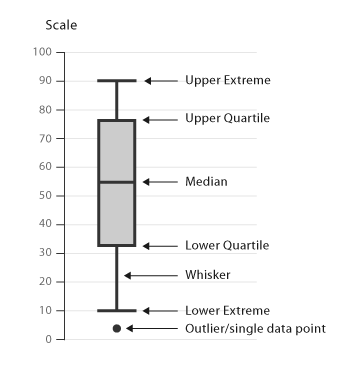
#> input picture Matplotlib/box_plot.png, 350 x 367 px
$ jupyter execute --allow-errors Matplotlib.ipynb
#> lines starting #> are read from the running program, lines starting #| are printed output that depends on the picture
# Matplotlib

[cell 1]
import matplotlib.pyplot as plt
import numpy as np
import pandas as pd

### Simple Graph

[cell 2]
x = [0,1,2,3,4]
y = [0,2,4,6,8]

# Resize your Graph (dpi specifies pixels per inch. When saving probably should use 300 if possible)
plt.figure(figsize=(8,5), dpi=100)

# Line 1

# Keyword Argument Notation
#plt.plot(x,y, label='2x', color='red', linewidth=2, marker='.', linestyle='--', markersize=10, markeredgecolor='blue')

# Shorthand notation
# fmt = '[color][marker][line]'
plt.plot(x,y, 'b^--', label='2x') # color=b,marker=^,line=--

## Line 2

# select interval we want to plot points at
x2 = np.arange(0,4.5,0.5)

# Plot part of the graph as line
plt.plot(x2[:6], x2[:6]**2, 'r', label='X^2')

# Plot remainder of graph as a dot
plt.plot(x2[5:], x2[5:]**2, 'r--')

# Add a title (specify font parameters with fontdict)
plt.title('Graph', fontdict={'fontname': 'Comic Sans MS', 'fontsize': 20})

# X and Y labels
plt.xlabel('X Axis')
plt.ylabel('Y Axis')

# X, Y axis Tickmarks (scale of your graph)
plt.xticks([0,1,2,3,4,])
#plt.yticks([0,2,4,6,8,10])

# Add a legend
plt.legend()

# Save figure (dpi 300 is good when saving so graph has high resolution)
plt.savefig('mygraph.png', dpi=300)
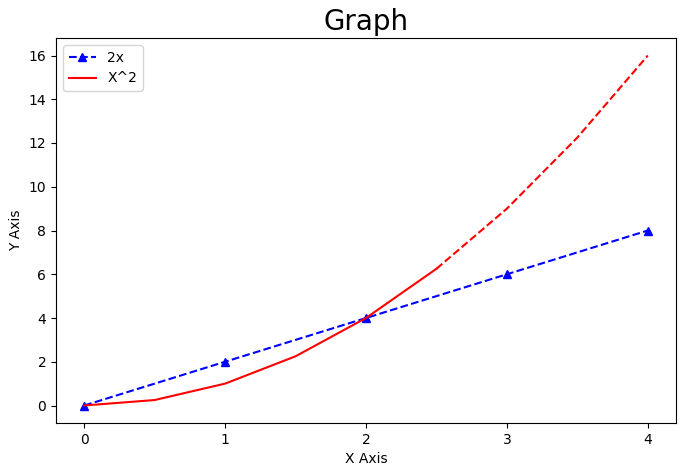
#> figure drawn by matplotlib, 1 panel

# Show plot
plt.show()

### Bar Chart

[cell 3]
labels = ['A', 'B', 'C']
values = [1,4,2]

plt.figure(figsize=(5,3), dpi=100)

bars = plt.bar(labels, values)

patterns = ['/', 'O', '*']
for bar in bars:
    bar.set_hatch(patterns.pop(0))

plt.savefig('barchart.png', dpi=300)
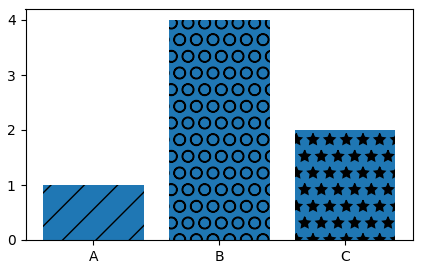
#> figure drawn by matplotlib, 1 panel; tallest bar 4 high, from x = 0.6 to 1.4

plt.show()

### Line Graph

#> (a cell that did not finish here is left out)

### Load Fifa Data

#> (a cell that did not finish here is left out)

### Histogram

[cell 6]
bins = [40,50,60,70,80,90,100]

plt.figure(figsize=(8,5))

#> (the rest of this cell did not finish here and is left out)

### Pie Chart

#> (a cell that did not finish here is left out)

### Pie Chart #2

[cell 8]
plt.figure(figsize=(8,5), dpi=100)

plt.style.use('ggplot')

#> (the rest of this cell did not finish here and is left out)

### Boxplot

[cell 9]
plt.figure(figsize=(5,8), dpi=100)

plt.style.use('default')

#> (the rest of this cell did not finish here and is left out)

[cell 10]
import cv2

box_plot = cv2.imread('box_plot.png')
#> box_plot is the input picture: shape (367, 350, 3); min 26, max 255, mean 246
box_plot = cv2.cvtColor(box_plot, cv2.COLOR_BGR2RGB)
plt.imshow(box_plot)
plt.title("About Boxplot")
plt.axis('off')
plt.show()
